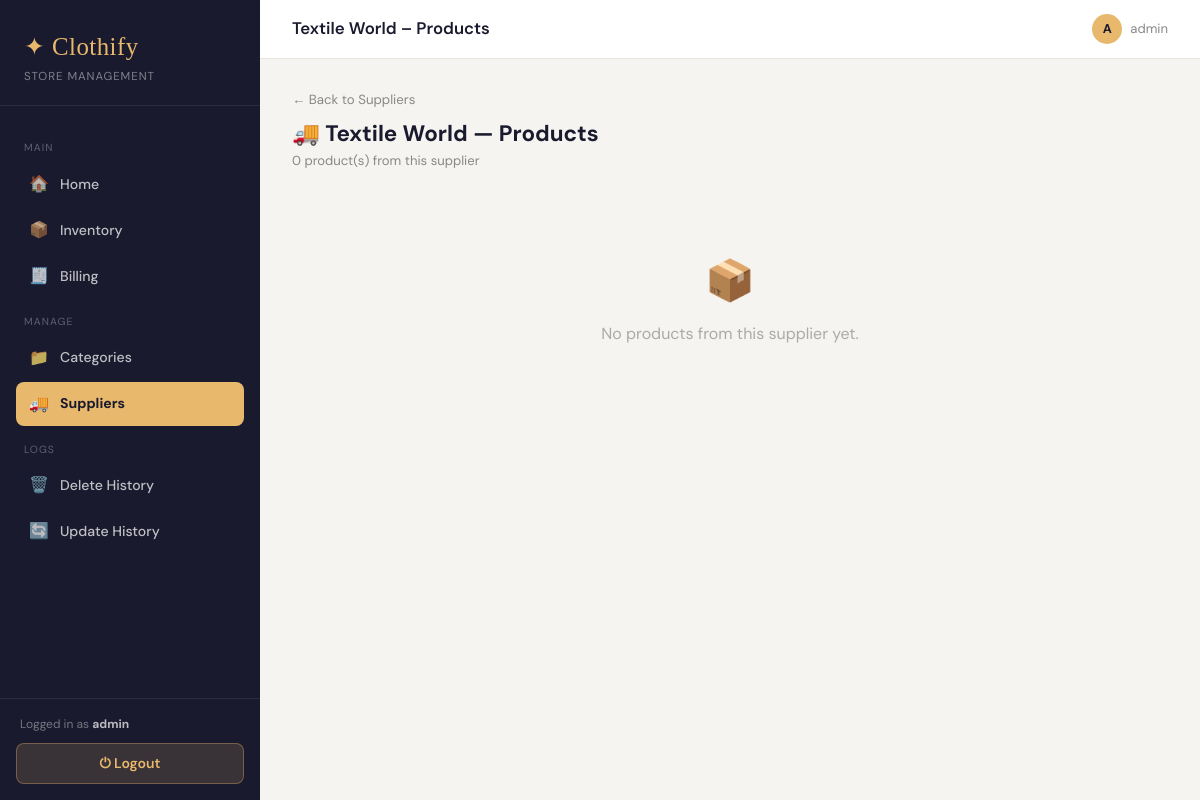
Page /suppliers/2/products (signed in) on the earlier database version.
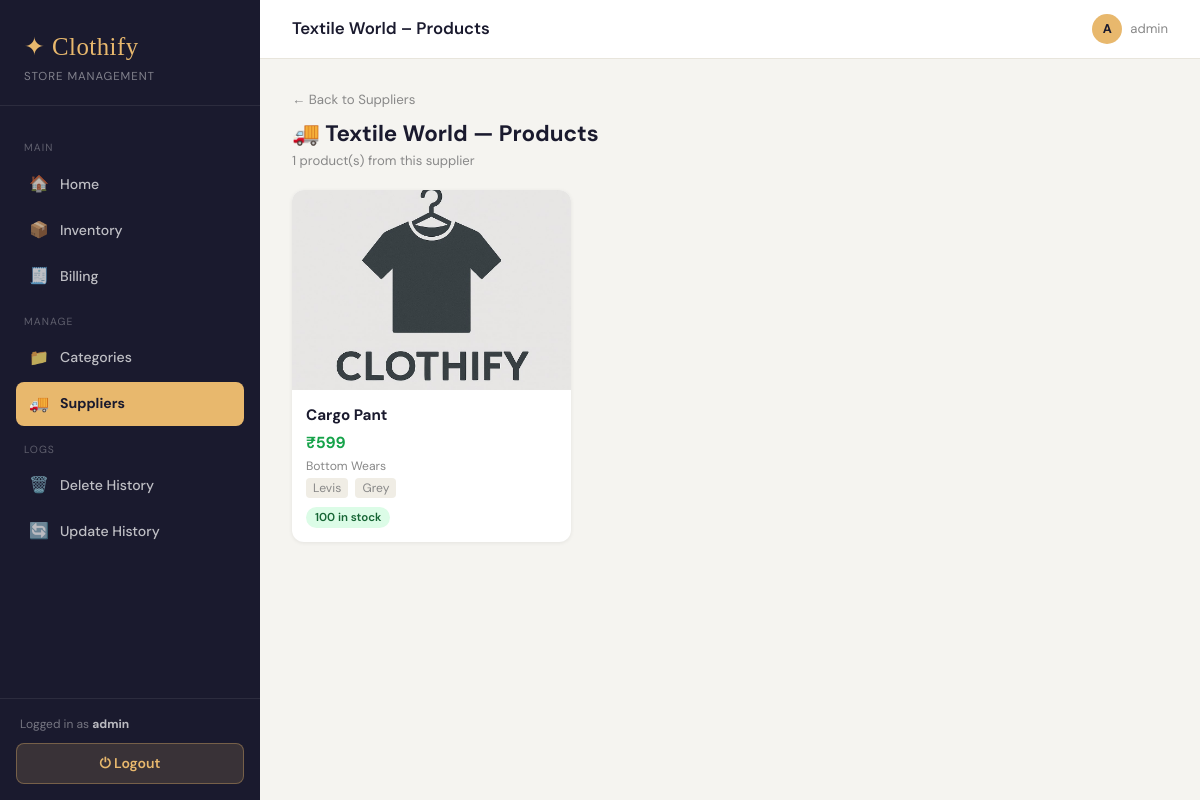
Same page on the later database version.
### tables this page shows
CREATE TABLE products (
            id          INTEGER PRIMARY KEY AUTOINCREMENT,
            name        TEXT NOT NULL,
            price       REAL NOT NULL,
            quantity    INTEGER DEFAULT 0,
            category_id INTEGER REFERENCES categories(id),
            colour      TEXT,
            brand       TEXT,
            description TEXT,
            image_url   TEXT,
            supplier_id INTEGER REFERENCES suppliers(id),
            is_deleted  INTEGER DEFAULT 0
        );

CREATE TABLE categories (
            id   INTEGER PRIMARY KEY AUTOINCREMENT,
            name TEXT NOT NULL UNIQUE
        );

### app.py (the view)
@app.route("/suppliers/<int:sid>/products")
@login_required
def supplier_products(sid):
    conn = get_conn(); cur = conn.cursor()
    cur.execute("SELECT * FROM suppliers WHERE id=?", (sid,))
    supplier = dict(cur.fetchone())
    cur.execute("""SELECT p.id,p.name,p.price,p.quantity,p.brand,p.colour,p.image_url,c.name AS category
        FROM products p LEFT JOIN categories c ON p.category_id=c.id
        WHERE p.supplier_id=? AND COALESCE(p.is_deleted,0)=0""", (sid,))
    products = rows_to_dicts(cur); conn.close()
    return render_template("supplier_products.html", supplier=supplier, products=products)

### app.py (called while the page is built)
def get_conn():
    conn = sqlite3.connect(DB_PATH)
    conn.row_factory = sqlite3.Row
    conn.execute("PRAGMA foreign_keys = ON")
    return conn

def rows_to_dicts(cursor):
    return [dict(row) for row in cursor.fetchall()]

@app.context_processor
def inject_globals():
    user = session.get("user")
    session_user = {"username": user} if user else None
    return {"now": datetime.utcnow, "session_user": session_user, "current_year": datetime.utcnow().year}

def login_required(fn):
    @functools.wraps(fn)
    def wrapper(*args, **kwargs):
        if not session.get("user"):
            return redirect(url_for("login"))
        return fn(*args, **kwargs)
    return wrapper

### templates/supplier_products.html
{% extends "base.html" %}
{% block page_title %}{{ supplier.name }} – Products{% endblock %}
{% block content %}
<div style="margin-bottom:20px;">
  <a href="{{ url_for('suppliers_page') }}" style="color:#888;font-size:.83rem;text-decoration:none;">← Back to Suppliers</a>
  <h2 style="font-size:1.4rem;font-weight:700;color:#1a1a2e;margin-top:6px;">
    🚚 {{ supplier.name }} — Products
  </h2>
  <p style="font-size:.82rem;color:#888;">{{ products|length }} product(s) from this supplier</p>
</div>
{% if products %}
<div class="product-grid">
  {% for p in products %}
  <div class="product-card">
    <img src="{{ p.image_url if p.image_url else '/static/images/default_product.jpg' }}"
         alt="{{ p.name }}" onerror="this.src='/static/images/default_product.jpg'">
    <div class="pc-body">
      <div class="pc-name">{{ p.name }}</div>
      <div class="pc-price">₹{{ "%.0f"|format(p.price) }}</div>
      <div class="pc-meta">{{ p.category or 'Uncategorized' }}</div>
      <div class="pc-meta" style="margin-top:4px;">
        {% if p.brand %}<span style="background:#f0ede5;padding:2px 7px;border-radius:4px;">{{ p.brand }}</span>{% endif %}
        {% if p.colour %}<span style="background:#f0ede5;padding:2px 7px;border-radius:4px;margin-left:4px;">{{ p.colour }}</span>{% endif %}
      </div>
      <div style="margin-top:6px;">
        {% if p.quantity > 0 %}
          <span class="badge badge-green">{{ p.quantity }} in stock</span>
        {% else %}
          <span class="badge badge-red">Out of stock</span>
        {% endif %}
      </div>
    </div>
  </div>
  {% endfor %}
</div>
{% else %}
<div style="text-align:center;padding:60px;color:#aaa;">
  <div style="font-size:2.5rem;margin-bottom:12px;">📦</div>
  <p>No products from this supplier yet.</p>
</div>
{% endif %}
{% endblock %}

Differences in the rows shown:
added products: name "Cargo Pant", price "599", name "Bottom Wears", brand "Levis", colour "Grey", quantity "100"
Other differences:
{{ products|length }}: "0" → "1"
text no longer shown: "📦 No products from this supplier yet."
